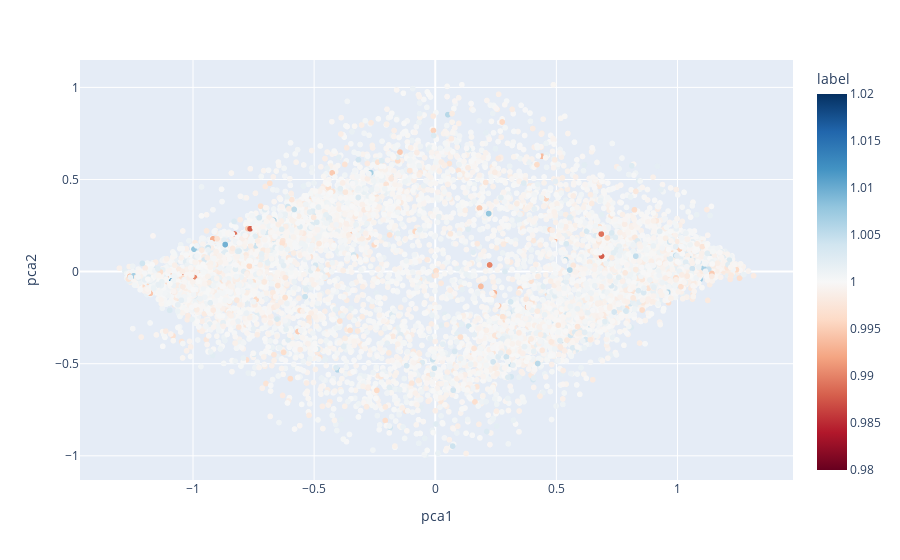

Write notebook code for a chart like this one.
### Code cell
px.scatter(pcas,
         x='pca1',
         y='pca2',
         color='label',
         color_continuous_scale='RdBu',
         range_color=[0.98,1.02],
         color_continuous_midpoint=1)

### Figure 1 — Plotly figure (JSON) as saved in the notebook; plotly's stock layout.template omitted (floating-point values rounded to 4 significant figures; data arrays with more than 128 entries replaced by an {"elided": "..."} marker saying what was removed)
{"data": [{"hovertemplate": "pca1=%{x}<br>pca2=%{y}<br>label=%{marker.color}<extra></extra>", "legendgroup": "", "marker": {"color": {"elided": "10027 float values"}, "coloraxis": "coloraxis", "symbol": "circle"}, "mode": "markers", "name": "", "showlegend": false, "type": "scattergl", "x": {"elided": "10027 float values"}, "xaxis": "x", "y": {"elided": "10027 float values"}, "yaxis": "y"}], "layout": {"coloraxis": {"cmax": 1.02, "cmid": 1, "cmin": 0.98, "colorbar": {"title": {"text": "label"}}, "colorscale": [[0, "rgb(103,0,31)"], [0.1, "rgb(178,24,43)"], [0.2, "rgb(214,96,77)"], [0.3, "rgb(244,165,130)"], [0.4, "rgb(253,219,199)"], [0.5, "rgb(247,247,247)"], [0.6, "rgb(209,229,240)"], [0.7, "rgb(146,197,222)"], [0.8, "rgb(67,147,195)"], [0.9, "rgb(33,102,172)"], [1, "rgb(5,48,97)"]]}, "legend": {"tracegroupgap": 0}, "margin": {"t": 60}, "xaxis": {"anchor": "y", "domain": [0, 1], "title": {"text": "pca1"}}, "yaxis": {"anchor": "x", "domain": [0, 1], "title": {"text": "pca2"}}}}
